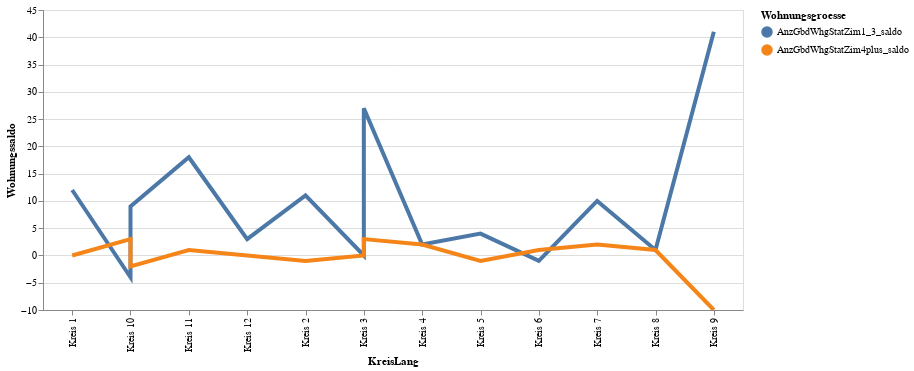

The notebook cell this image was saved under:
### Code cell
# df_statzonen = df_statzonen[(df_statzonen.knr>0) & (df_statzonen.qname!="Hirslanden")]

highlight = alt.selection(type='single', on='mouseover',
                          fields=['Wohnungsgroesse'], nearest=True)
#x='date:StichtagDatJahr',
base = alt.Chart(mySelection).encode(
    x='KreisLang',
    y='Wohnungssaldo',
    color='Wohnungsgroesse'
)

points = base.mark_circle().encode(
    opacity=alt.value(0)
).add_selection(
    highlight
).properties(
    width=700 , height=300
)
lines = base.mark_line().encode(
    size=alt.condition(~highlight, alt.value(1.5), alt.value(4))
).interactive()

points + lines

### Figure 1 — Vega-Lite specification as saved in the notebook (floating-point values rounded to 4 significant figures)
{"config": {"view": {"continuousWidth": 400, "continuousHeight": 300}}, "layer": [{"mark": "circle", "encoding": {"color": {"type": "nominal", "field": "Wohnungsgroesse"}, "opacity": {"value": 0}, "x": {"type": "nominal", "field": "KreisLang"}, "y": {"type": "quantitative", "field": "Wohnungssaldo"}}, "height": 300, "selection": {"selector001": {"type": "single", "on": "mouseover", "fields": ["Wohnungsgroesse"], "nearest": true}}, "width": 700}, {"mark": "line", "encoding": {"color": {"type": "nominal", "field": "Wohnungsgroesse"}, "size": {"condition": {"value": 1.5, "selection": {"not": "selector001"}}, "value": 4}, "x": {"type": "nominal", "field": "KreisLang"}, "y": {"type": "quantitative", "field": "Wohnungssaldo"}}, "selection": {"selector002": {"type": "interval", "bind": "scales", "encodings": ["x", "y"]}}}], "data": {"name": "data-8603839e4ca702368b78b25d78b391e5"}, "$schema": "https://vega.github.io/schema/vega-lite/v4.8.1.json", "datasets": {"data-8603839e4ca702368b78b25d78b391e5": [{"Jahr": "2020-01-01T00:00:00", "KreisCd": 1, "KreisLang": "Kreis 1", "EigentumsartCd": 4, "EigentumsartLang": "Natürliche Personen", "Wohnungsgroesse": "AnzGbdWhgStatZim1_3_saldo", "Wohnungssaldo": 12}, {"Jahr": "2020-01-01T00:00:00", "KreisCd": 1, "KreisLang": "Kreis 1", "EigentumsartCd": 4, "EigentumsartLang": "Natürliche Personen", "Wohnungsgroesse": "AnzGbdWhgStatZim4plus_saldo", "Wohnungssaldo": 0}, {"Jahr": "2020-01-01T00:00:00", "KreisCd": 10, "KreisLang": "Kreis 10", "EigentumsartCd": 2, "EigentumsartLang": "Wohnbaugenossenschaften", "Wohnungsgroesse": "AnzGbdWhgStatZim1_3_saldo", "Wohnungssaldo": -4}, {"Jahr": "2020-01-01T00:00:00", "KreisCd": 10, "KreisLang": "Kreis 10", "EigentumsartCd": 2, "EigentumsartLang": "Wohnbaugenossenschaften", "Wohnungsgroesse": "AnzGbdWhgStatZim4plus_saldo", "Wohnungssaldo": 3}, {"Jahr": "2020-01-01T00:00:00", "KreisCd": 10, "KreisLang": "Kreis 10", "EigentumsartCd": 4, "EigentumsartLang": "Natürliche Personen", "Wohnungsgroesse": "AnzGbdWhgStatZim1_3_saldo", "Wohnungssaldo": 9}, {"Jahr": "2020-01-01T00:00:00", "KreisCd": 10, "KreisLang": "Kreis 10", "EigentumsartCd": 4, "EigentumsartLang": "Natürliche Personen", "Wohnungsgroesse": "AnzGbdWhgStatZim4plus_saldo", "Wohnungssaldo": -2}, {"Jahr": "2020-01-01T00:00:00", "KreisCd": 11, "KreisLang": "Kreis 11", "EigentumsartCd": 4, "EigentumsartLang": "Natürliche Personen", "Wohnungsgroesse": "AnzGbdWhgStatZim1_3_saldo", "Wohnungssaldo": 18}, {"Jahr": "2020-01-01T00:00:00", "KreisCd": 11, "KreisLang": "Kreis 11", "EigentumsartCd": 4, "EigentumsartLang": "Natürliche Personen", "Wohnungsgroesse": "AnzGbdWhgStatZim4plus_saldo", "Wohnungssaldo": 1}, {"Jahr": "2020-01-01T00:00:00", "KreisCd": 12, "KreisLang": "Kreis 12", "EigentumsartCd": 4, "EigentumsartLang": "Natürliche Personen", "Wohnungsgroesse": "AnzGbdWhgStatZim1_3_saldo", "Wohnungssaldo": 3}, {"Jahr": "2020-01-01T00:00:00", "KreisCd": 12, "KreisLang": "Kreis 12", "EigentumsartCd": 4, "EigentumsartLang": "Natürliche Personen", "Wohnungsgroesse": "AnzGbdWhgStatZim4plus_saldo", "Wohnungssaldo": 0}, {"Jahr": "2020-01-01T00:00:00", "KreisCd": 2, "KreisLang": "Kreis 2", "EigentumsartCd": 4, "EigentumsartLang": "Natürliche Personen", "Wohnungsgroesse": "AnzGbdWhgStatZim1_3_saldo", "Wohnungssaldo": 11}, {"Jahr": "2020-01-01T00:00:00", "KreisCd": 2, "KreisLang": "Kreis 2", "EigentumsartCd": 4, "EigentumsartLang": "Natürliche Personen", "Wohnungsgroesse": "AnzGbdWhgStatZim4plus_saldo", "Wohnungssaldo": -1}, {"Jahr": "2020-01-01T00:00:00", "KreisCd": 3, "KreisLang": "Kreis 3", "EigentumsartCd": 2, "EigentumsartLang": "Wohnbaugenossenschaften", "Wohnungsgroesse": "AnzGbdWhgStatZim1_3_saldo", "Wohnungssaldo": 0}, {"Jahr": "2020-01-01T00:00:00", "KreisCd": 3, "KreisLang": "Kreis 3", "EigentumsartCd": 2, "EigentumsartLang": "Wohnbaugenossenschaften", "Wohnungsgroesse": "AnzGbdWhgStatZim4plus_saldo", "Wohnungssaldo": 0}, {"Jahr": "2020-01-01T00:00:00", "KreisCd": 3, "KreisLang": "Kreis 3", "EigentumsartCd": 4, "EigentumsartLang": "Natürliche Personen", "Wohnungsgroesse": "AnzGbdWhgStatZim1_3_saldo", "Wohnungssaldo": 27}, {"Jahr": "2020-01-01T00:00:00", "KreisCd": 3, "KreisLang": "Kreis 3", "EigentumsartCd": 4, "EigentumsartLang": "Natürliche Personen", "Wohnungsgroesse": "AnzGbdWhgStatZim4plus_saldo", "Wohnungssaldo": 3}, {"Jahr": "2020-01-01T00:00:00", "KreisCd": 4, "KreisLang": "Kreis 4", "EigentumsartCd": 4, "EigentumsartLang": "Natürliche Personen", "Wohnungsgroesse": "AnzGbdWhgStatZim1_3_saldo", "Wohnungssaldo": 2}, {"Jahr": "2020-01-01T00:00:00", "KreisCd": 4, "KreisLang": "Kreis 4", "EigentumsartCd": 4, "EigentumsartLang": "Natürliche Personen", "Wohnungsgroesse": "AnzGbdWhgStatZim4plus_saldo", "Wohnungssaldo": 2}, {"Jahr": "2020-01-01T00:00:00", "KreisCd": 5, "KreisLang": "Kreis 5", "EigentumsartCd": 4, "EigentumsartLang": "Natürliche Personen", "Wohnungsgroesse": "AnzGbdWhgStatZim1_3_saldo", "Wohnungssaldo": 4}, {"Jahr": "2020-01-01T00:00:00", "KreisCd": 5, "KreisLang": "Kreis 5", "EigentumsartCd": 4, "EigentumsartLang": "Natürliche Personen", "Wohnungsgroesse": "AnzGbdWhgStatZim4plus_saldo", "Wohnungssaldo": -1}, {"Jahr": "2020-01-01T00:00:00", "KreisCd": 6, "KreisLang": "Kreis 6", "EigentumsartCd": 4, "EigentumsartLang": "Natürliche Personen", "Wohnungsgroesse": "AnzGbdWhgStatZim1_3_saldo", "Wohnungssaldo": -1}, {"Jahr": "2020-01-01T00:00:00", "KreisCd": 6, "KreisLang": "Kreis 6", "EigentumsartCd": 4, "EigentumsartLang": "Natürliche Personen", "Wohnungsgroesse": "AnzGbdWhgStatZim4plus_saldo", "Wohnungssaldo": 1}, {"Jahr": "2020-01-01T00:00:00", "KreisCd": 7, "KreisLang": "Kreis 7", "EigentumsartCd": 4, "EigentumsartLang": "Natürliche Personen", "Wohnungsgroesse": "AnzGbdWhgStatZim1_3_saldo", "Wohnungssaldo": 10}, {"Jahr": "2020-01-01T00:00:00", "KreisCd": 7, "KreisLang": "Kreis 7", "EigentumsartCd": 4, "EigentumsartLang": "Natürliche Personen", "Wohnungsgroesse": "AnzGbdWhgStatZim4plus_saldo", "Wohnungssaldo": 2}, {"Jahr": "2020-01-01T00:00:00", "KreisCd": 8, "KreisLang": "Kreis 8", "EigentumsartCd": 4, "EigentumsartLang": "Natürliche Personen", "Wohnungsgroesse": "AnzGbdWhgStatZim1_3_saldo", "Wohnungssaldo": 1}, {"Jahr": "2020-01-01T00:00:00", "KreisCd": 8, "KreisLang": "Kreis 8", "EigentumsartCd": 4, "EigentumsartLang": "Natürliche Personen", "Wohnungsgroesse": "AnzGbdWhgStatZim4plus_saldo", "Wohnungssaldo": 1}, {"Jahr": "2020-01-01T00:00:00", "KreisCd": 9, "KreisLang": "Kreis 9", "EigentumsartCd": 4, "EigentumsartLang": "Natürliche Personen", "Wohnungsgroesse": "AnzGbdWhgStatZim1_3_saldo", "Wohnungssaldo": 41}, {"Jahr": "2020-01-01T00:00:00", "KreisCd": 9, "KreisLang": "Kreis 9", "EigentumsartCd": 4, "EigentumsartLang": "Natürliche Personen", "Wohnungsgroesse": "AnzGbdWhgStatZim4plus_saldo", "Wohnungssaldo": -10}]}}
